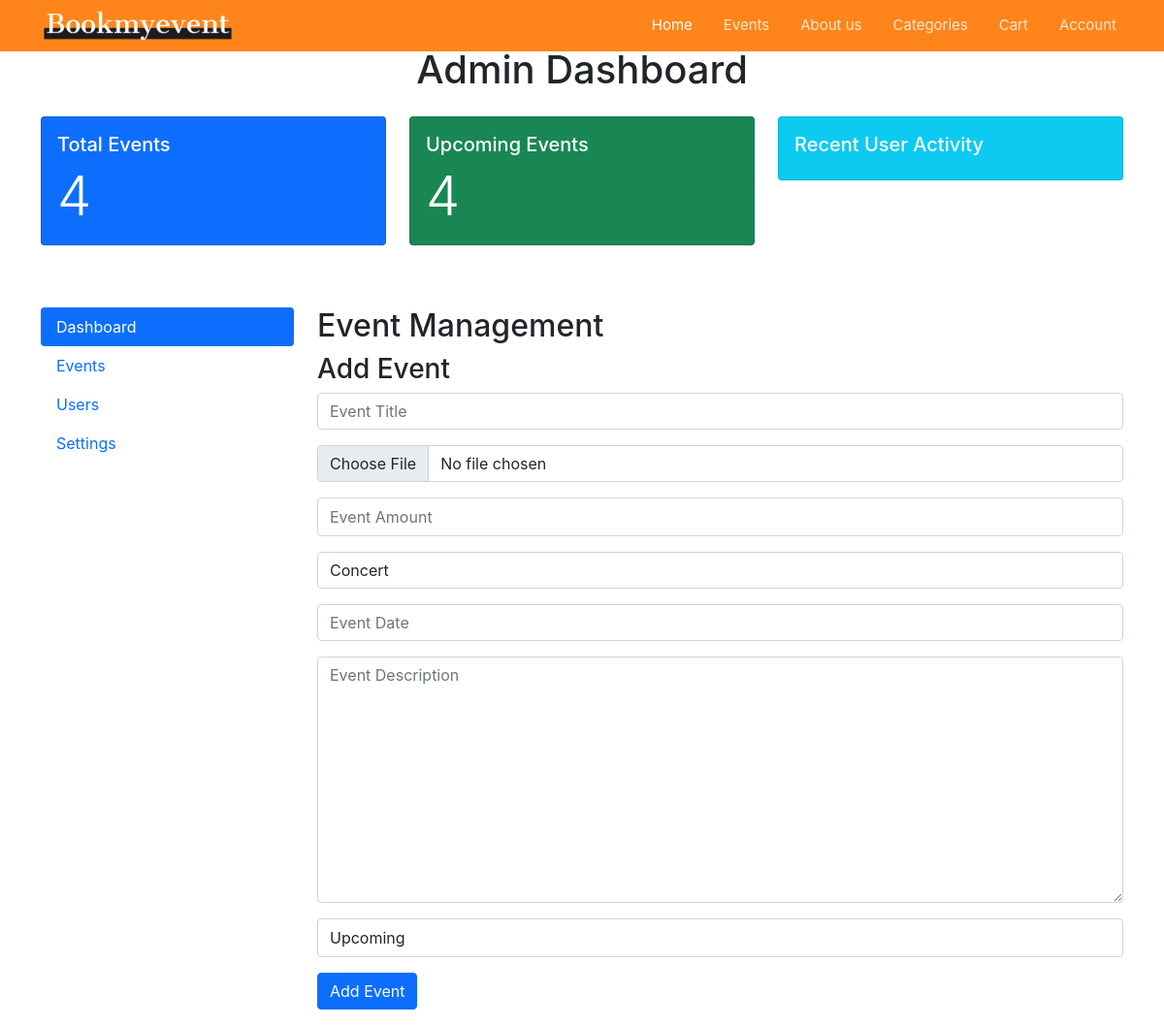
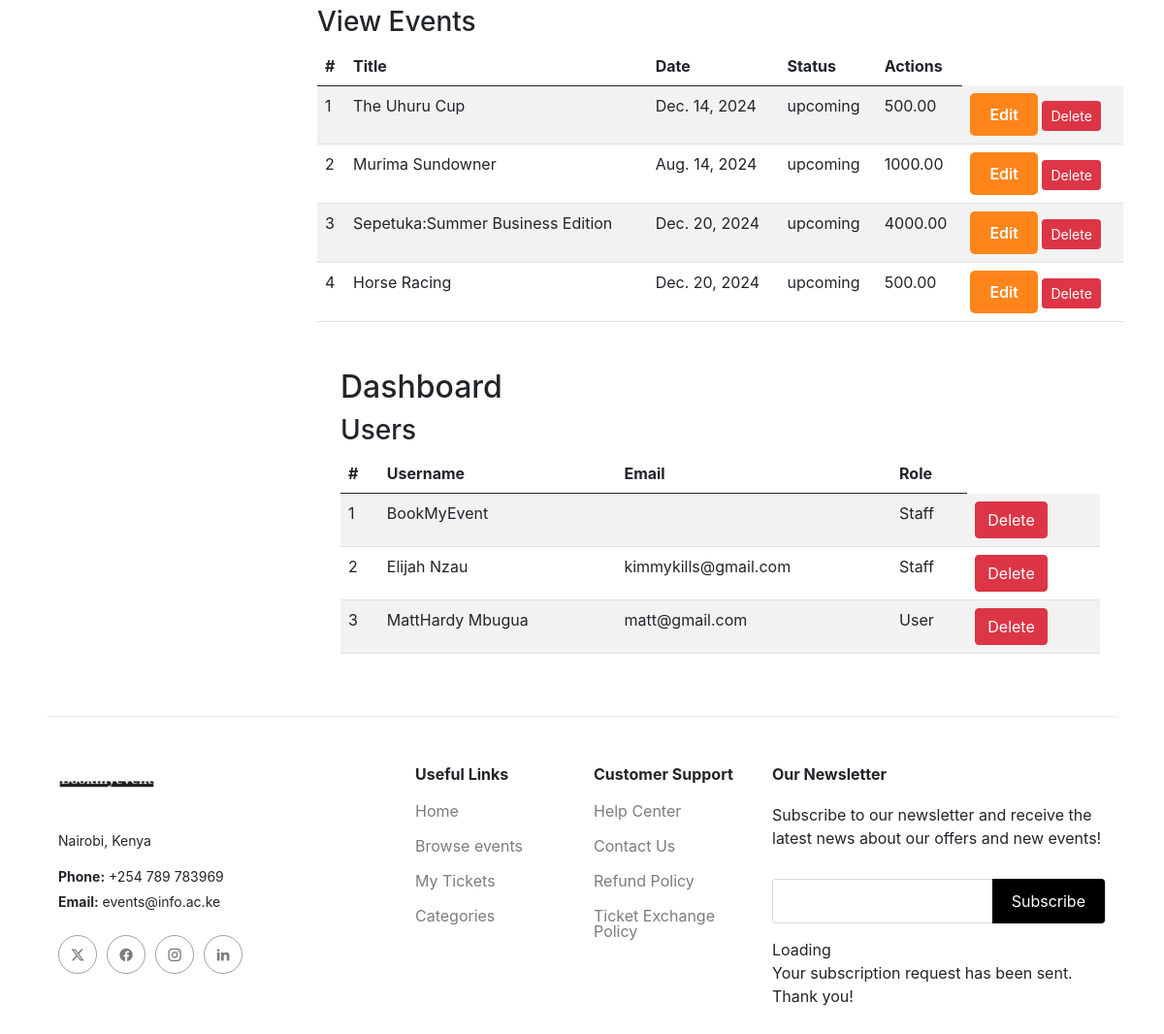
/userportal/dashboard/ (signed in), run on the app's committed database (2 pictures, top to bottom).
### userportal/models.py (models this page shows, shortened)
class Event(models.Model):
    STATUS_CHOICES = [
        ('upcoming', 'Upcoming'),
        ('completed', 'Completed'),
        ('cancelled', 'Cancelled'),
    ]
    CATEGORY_CHOICES = [
        ('technology', 'Technology'),
        ('concert', 'Concert'),
        ('family', 'Family'),
        ('theatre', 'Theatre'),
        ('sport', 'Sport'),
    ]
    title = models.CharField(max_length=255)
    date = models.DateField()
    description = models.TextField()
    status = models.CharField(max_length=20, choices=STATUS_CHOICES, default='upcoming')
    amount = models.DecimalField(max_digits=10, decimal_places=2)
    image = models.ImageField(upload_to='event_images/', blank=True, null=True)
    category = models.CharField(max_length=20, choices=CATEGORY_CHOICES, default='concert')

### userportal/views.py (the view)
# urls.py: path('dashboard/', views.dashboard, name='dashboard'),
def dashboard(request):
    if not request.user.is_staff:
        return redirect('index')
    total_events = Event.objects.count()
    upcoming_events_count = Event.objects.filter(status='upcoming').count()
    events = Event.objects.all()
    if request.method == 'POST':
        form = eventForm(request.POST, request.FILES)
        if form.is_valid():
            form.save()
            return redirect('dashboard')
    else:
        form = eventForm()
    users = User.objects.all()
    return render(request, 'adminstration.html', {'total_events': total_events,
    'upcoming_events_count': upcoming_events_count, 'form': form, 'events': events,'users': users})

### userportal/forms.py
class eventForm(forms.ModelForm):
    class Meta:
        model = Event
        fields = '__all__'
        widgets = {
            'title': forms.TextInput(attrs={'class': 'form-control', 'placeholder': 'Event Title'}),
            'date': forms.DateInput(attrs={'class': 'form-control', 'placeholder': 'Event Date'}),
            'description': forms.Textarea(attrs={'class': 'form-control', 'placeholder': 'Event Description'}),
            'amount': forms.NumberInput(attrs={'class': 'form-control small-textarea', 'placeholder': 'Event Amount'}),
            'status': forms.Select(attrs={'class': 'form-control small-textarea', 'placeholder': 'Event Status'}),
            'image': forms.FileInput(attrs={'class': 'form-control', 'placeholder': 'Event Image'}),
            'category': forms.Select(attrs={'class': 'form-control', 'placeholder': 'Event Category'}),
        }

### userportal/templates/adminstration.html (shortened to what this page needs)
{% extends 'base.html' %}
{% load static %}
{% block navbar_class %}
bg-light
{% endblock %}
{% block content %}
<div class="container mt-5">
    <h1 class="mb-4 text-center">Admin Dashboard</h1>
    <div class="row">
        <div class="col-md-4">
            <div class="card text-white bg-primary mb-3">
                <div class="card-body">
                    <h5 class="card-title">Total Events</h5>
                    <p class="card-text display-4">{{ total_events }}</p>
                </div>
            </div>
        </div>
        <div class="col-md-4">
            <div class="card text-white bg-success mb-3">
                <div class="card-body">
                    <h5 class="card-title">Upcoming Events</h5>
                    <p class="card-text display-4">{{ upcoming_events_count }}</p>
                </div>
            </div>
        </div>
        <div class="col-md-4">
            <div class="card text-white bg-info mb-3">
                <div class="card-body">
                    <h5 class="card-title">Recent User Activity</h5>
                </div>
            </div>
        </div>
    </div>
    <div class="row mt-5">
        <div class="col-md-3">
            <ul class="nav flex-column nav-pills">
                <li class="nav-item">
                    <a class="nav-link active" href="#dashboard">Dashboard</a>
                </li>
                <li class="nav-item">
                    <a class="nav-link" href="#events">Events</a>
                </li>
                <li class="nav-item">
                    <a class="nav-link" href="#users">Users</a>
                </li>
                <li class="nav-item">
                    <a class="nav-link" href="#settings">Settings</a>
                </li>
            </ul>
        </div>
        <div class="col-md-9">
            <section id="events">
                <h2>Event Management</h2>
                <h3>Add Event</h3>
                <form method="post" class="mb-4" enctype="multipart/form-data">
                    <div class="mb-3">
                        {{ form.title }}
                    </div>
                    <div class="mb-3">
                        {{ form.image }}
                    </div>
                    <div class="mb-3">
                        {{ form.amount }}
                    </div>
                    <div class="mb-3">
                        {{ form.category }}
                    </div>
                    <div class="mb-3">
                        {{ form.date }}
                    </div>
                    <div class="mb-3">
                        {{ form.description }}
                    </div>
                    <div class="mb-3">
                        {{ form.status }}
                    </div>
                    <button type="submit" class="btn btn-primary">Add Event</button>
                </form>
                <h3>View Events</h3>
                <table class="table table-striped">
                    <thead>
                        <tr>
                            <th>#</th>
                            <th>Title</th>
                            <th>Date</th>
                            <th>Status</th>
                            <th>Actions</th>
                        </tr>
                    </thead>
                    <tbody>
                        {% for event in events %}
                            <tr>
                                <td>{{ forloop.counter }}</td>
                                <td>{{ event.title }}</td>
                                <td>{{ event.date }}</td>
                                <td>{{ event.status }}</td>
                                <td>{{ event.amount }}</td>
                                <td>
                                    <a href="{% url 'edit_event' event.id %}" class="btn-outline-primary buy-ticket">Edit</a>
                                    <a href="{% url 'delete_event' event.id %}" class="btn btn-danger btn-sm" onclick="return confirm('Are you sure you want to delete this event?');">Delete</a>
                                </td>
                            </tr>
                        {% empty %}
                            <tr>
                                <td colspan="5" class="text-center">No events found</td>
                            </tr>
                        {% endfor %}
                    </tbody>
                </table>
            </section>
            <div class="container mt-5" id="users">
                <h2>Dashboard</h2>
                <div class="row">
                    <div class="col-md-12">
                        <h3>Users</h3>
                        <table class="table table-striped">
                            <thead>
                                <tr>
                                    <th>#</th>
                                    <th>Username</th>
                                    <th>Email</th>
                                    <th>Role</th>
                                </tr>
                            </thead>
                            <tbody>
                                {% for user in users %}
                                <tr>
                                    <td>{{ forloop.counter }}</td>
                                    <td>{{ user.username }}</td>
                                    <td>{{ user.email }}</td>
                                    <td>{% if user.is_staff %}Staff{% else %}User{% endif %}</td>
                                    <td>
                                        <form action="{% url 'delete_user' user.id %}" method="POST" onsubmit="return confirm('Are you sure you want to delete this user?');">
                                            <button type="submit" class="btn btn-danger">Delete</button>
                                        </form>
                                    </td>
                                </tr>
                                {% empty %}
                                <tr>
                                    <td colspan="4" class="text-center">No users found.</td>
                                </tr>
                                {% endfor %}
                            </tbody>
                        </table>
                    </div>
                </div>
            </div>
        </div>
    </div>
</div>
{% endblock %}

### static/style/style.css (style rules this page uses)
* { font-family: -apple-system, BlinkMacSystemFont, avenir next, avenir, segoe ui, helvetica neue, helvetica, Cantarell, Ubuntu, roboto, noto, arial, sans-serif; margin: 0; padding: 0; }
body { height: 100%; }
a { text-decoration: none; }
html { scroll-behavior: smooth; }
.buy-ticket { display: inline-block; padding: 10px 20px; background-color: #ff851a; color: #ffffff; text-decoration: none; font-size: 16px; font-weight: 600; border-radius: 5px; transition: 0.3s; margin-top: auto; }
.small-textarea { height: 40px; }

### data on the page
Event: title "The Uhuru Cup", date "Dec. 14, 2024", status "upcoming", amount "500.00"
Event: title "Murima Sundowner", date "Aug. 14, 2024", status "upcoming", amount "1000.00"
Event: title "Sepetuka:Summer Business Edition", date "Dec. 20, 2024", status "upcoming", amount "4000.00"
Event: title "Horse Racing", date "Dec. 20, 2024", status "upcoming", amount "500.00"

### other printed values
{{ total_events }} "4"
{{ upcoming_events_count }} "4"
{{ user.username }} "BookMyEvent"
{{ user.username }} "Elijah Nzau"
{{ user.email }} "kimmykills@gmail.com"
{{ user.username }} "MattHardy Mbugua"
{{ user.email }} "matt@gmail.com"
